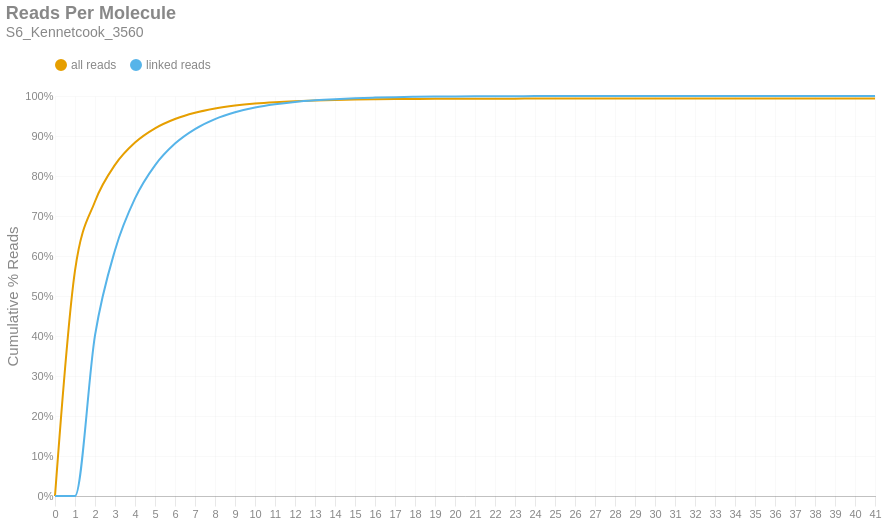

The notebook cell this image was saved under:
### Markdown cell above
### Reads per Molecule
This chart shows the cumulative distribution of the number of reads per linked molecule. That is, how many alignments are associated with a unique molecule. This excludes the number of reads associated with invalid or absent linked-read barcodes. The `linked` histogram is the percentages recalculated when disregarding singletons.

### Code cell
if SKIPLR:
    print_html(f"Skipped")
else:
    counts = np.bincount(valids['reads'].cast(pl.Int64).to_numpy())
    weighted = counts * np.arange(len(counts))
    all_perc = weighted / n_reads
    linked_perc = weighted / n_linked_reads
    linked_perc[1] = 0
    binned_df = pl.DataFrame({
        'readsper': list(range(len(counts))),
        'all reads (cumsum)': np.cumsum(all_perc).tolist(),
        'linked reads (cumsum)': np.cumsum(linked_perc).tolist(),
    })

    with SafeRender(binned_df):
        (
            density_plot(binned_df, 'Reads Per Molecule', samplename, 'readspmol')
            .encode(
                x=alt.X('readsper:O', title=None).axis(labelAngle=0).scale(padding=0),
                y=alt.Y('value:Q', title='Cumulative % Reads').axis(format='%').stack(False),
                color=alt.Color("key:N").scale(domain=["all reads", "linked reads"]),
                tooltip=[
                    alt.Tooltip("key:N", title="Data Type"),
                    alt.Tooltip("readsper:O", title="Reads Per Molecule"),
                    alt.Tooltip("value:Q", format=".2%", title="% Reads (Cum.)")
                ]            
            )
        ).display()

### Figure 1 — Vega-Lite specification as saved in the notebook (floating-point values rounded to 4 significant figures)
{"width": "container", "height": 400, "config": {"title": {"anchor": "start", "dy": -15, "fontSize": 18, "color": "#888888", "subtitleColor": "#888888", "subtitleFontSize": 14}, "arc": {"fill": "#0072B2"}, "axis": {"domainColor": "#888888", "domainWidth": 0.5, "gridWidth": 0.2, "grid": false, "titleFontWeight": 400, "titleFontSize": 15, "labelFontSize": 11, "labelColor": "#888888", "tickColor": "#888888", "tickWidth": 0.2, "titleColor": "#888888"}, "axisBand": {"grid": false}, "axisX": {"grid": true, "tickSize": 10, "domainCap": "round"}, "axisY": {"domain": false, "grid": true, "tickSize": 0, "domainCap": "round"}, "background": "transparent", "header": {"labelFontSize": 15, "labelColor": "#888888", "titleFontSize": 15, "titleFontWeight": 600, "titleColor": "#888888"}, "legend": {"labelFont": "sans-serif", "labelFontSize": 12, "labelColor": "#888888", "symbolSize": 100, "symbolType": "circle", "titleFontSize": 12, "titlePadding": 10, "titleColor": "#888888", "title": null, "orient": "top"}, "range": {"category": ["#E69F00", "#56B4E9", "#009E73", "#F0E442", "#0072B2", "#D55E00", "#CC79A7", "#000000"], "diverging": ["#cfe8f3", "#a2d4ec", "#73bfe2", "#46abdb", "#1696d2", "#12719e"]}, "area": {"fill": "#0072B2", "fillOpacity": 0.7, "line": true, "strokeOpacity": 0.7}, "line": {"color": "#0072B2", "stroke": "#0072B2", "strokeWidth": 2}, "trail": {"color": "#0072B2", "stroke": "#0072B2", "strokeWidth": 0, "size": 1}, "point": {"filled": true, "fillOpacity": 1.0, "size": 95}, "text": {"color": "#888888", "fontSize": 11, "align": "right", "fontWeight": 400, "size": 11}, "bar": {"fill": "#0072B2", "stroke": null}, "view": {"stroke": null, "continuousWidth": 660, "continuousHeight": 400}}, "data": {"name": "data-1b6ba0d1562988388e2565064cfc553f"}, "mark": {"type": "line", "interpolate": "monotone", "point": {"opacity": 0, "size": 275}}, "encoding": {"color": {"field": "key", "scale": {"domain": ["all reads", "linked reads"]}, "type": "nominal"}, "tooltip": [{"field": "key", "title": "Data Type", "type": "nominal"}, {"field": "readsper", "title": "Reads Per Molecule", "type": "ordinal"}, {"field": "value", "format": ".2%", "title": "% Reads (Cum.)", "type": "quantitative"}], "x": {"axis": {"labelAngle": 0}, "field": "readsper", "scale": {"padding": 0}, "title": null, "type": "ordinal"}, "y": {"axis": {"format": "%"}, "field": "value", "stack": false, "title": "Cumulative % Reads", "type": "quantitative"}}, "params": [{"name": "param_c36ac31b6afebe62", "select": {"type": "point", "fields": ["key"]}, "bind": "legend"}], "title": {"text": "Reads Per Molecule", "subtitle": "S6_Kennetcook_3560"}, "transform": [{"fold": ["all reads (cumsum)", "linked reads (cumsum)"]}, {"calculate": "replace(datum.key, ' (cumsum)', '')", "as": "key"}, {"filter": {"param": "param_c36ac31b6afebe62"}}], "usermeta": {"embedOptions": {"downloadFileName": "S6_Kennetcook_3560.readspmol"}}, "$schema": "https://vega.github.io/schema/vega-lite/v6.1.0.json", "datasets": {"data-1b6ba0d1562988388e2565064cfc553f": [{"readsper": 0, "all reads (cumsum)": 0.0, "linked reads (cumsum)": 0.0}, {"readsper": 1, "all reads (cumsum)": 0.5637, "linked reads (cumsum)": 0.0}, {"readsper": 2, "all reads (cumsum)": 0.7362, "linked reads (cumsum)": 0.4013}, {"readsper": 3, "all reads (cumsum)": 0.8278, "linked reads (cumsum)": 0.6144}, {"readsper": 4, "all reads (cumsum)": 0.8835, "linked reads (cumsum)": 0.7439}, {"readsper": 5, "all reads (cumsum)": 0.9191, "linked reads (cumsum)": 0.8267}, {"readsper": 6, "all reads (cumsum)": 0.9425, "linked reads (cumsum)": 0.881}, {"readsper": 7, "all reads (cumsum)": 0.9581, "linked reads (cumsum)": 0.9173}, {"readsper": 8, "all reads (cumsum)": 0.9688, "linked reads (cumsum)": 0.9422}, {"readsper": 9, "all reads (cumsum)": 0.9761, "linked reads (cumsum)": 0.9592}, {"readsper": 10, "all reads (cumsum)": 0.9812, "linked reads (cumsum)": 0.9711}, {"readsper": 11, "all reads (cumsum)": 0.9847, "linked reads (cumsum)": 0.9792}, {"readsper": 12, "all reads (cumsum)": 0.9872, "linked reads (cumsum)": 0.985}, {"readsper": 13, "all reads (cumsum)": 0.9889, "linked reads (cumsum)": 0.9891}, {"readsper": 14, "all reads (cumsum)": 0.9902, "linked reads (cumsum)": 0.9921}, {"readsper": 15, "all reads (cumsum)": 0.9912, "linked reads (cumsum)": 0.9945}, {"readsper": 16, "all reads (cumsum)": 0.9919, "linked reads (cumsum)": 0.996}, {"readsper": 17, "all reads (cumsum)": 0.9924, "linked reads (cumsum)": 0.9972}, {"readsper": 18, "all reads (cumsum)": 0.9927, "linked reads (cumsum)": 0.9979}, {"readsper": 19, "all reads (cumsum)": 0.993, "linked reads (cumsum)": 0.9985}, {"readsper": 20, "all reads (cumsum)": 0.9932, "linked reads (cumsum)": 0.9989}, {"readsper": 21, "all reads (cumsum)": 0.9933, "linked reads (cumsum)": 0.9992}, {"readsper": 22, "all reads (cumsum)": 0.9934, "linked reads (cumsum)": 0.9994}, {"readsper": 23, "all reads (cumsum)": 0.9934, "linked reads (cumsum)": 0.9996}, {"readsper": 24, "all reads (cumsum)": 0.9935, "linked reads (cumsum)": 0.9997}, {"readsper": 25, "all reads (cumsum)": 0.9935, "linked reads (cumsum)": 0.9998}, {"readsper": 26, "all reads (cumsum)": 0.9935, "linked reads (cumsum)": 0.9998}, {"readsper": 27, "all reads (cumsum)": 0.9936, "linked reads (cumsum)": 0.9999}, {"readsper": 28, "all reads (cumsum)": 0.9936, "linked reads (cumsum)": 0.9999}, {"readsper": 29, "all reads (cumsum)": 0.9936, "linked reads (cumsum)": 0.9999}, {"readsper": 30, "all reads (cumsum)": 0.9936, "linked reads (cumsum)": 0.9999}, {"readsper": 31, "all reads (cumsum)": 0.9936, "linked reads (cumsum)": 0.9999}, {"readsper": 32, "all reads (cumsum)": 0.9936, "linked reads (cumsum)": 1.0}, {"readsper": 33, "all reads (cumsum)": 0.9936, "linked reads (cumsum)": 1.0}, {"readsper": 34, "all reads (cumsum)": 0.9936, "linked reads (cumsum)": 1.0}, {"readsper": 35, "all reads (cumsum)": 0.9936, "linked reads (cumsum)": 1.0}, {"readsper": 36, "all reads (cumsum)": 0.9936, "linked reads (cumsum)": 1.0}, {"readsper": 37, "all reads (cumsum)": 0.9936, "linked reads (cumsum)": 1.0}, {"readsper": 38, "all reads (cumsum)": 0.9936, "linked reads (cumsum)": 1.0}, {"readsper": 39, "all reads (cumsum)": 0.9936, "linked reads (cumsum)": 1.0}, {"readsper": 40, "all reads (cumsum)": 0.9936, "linked reads (cumsum)": 1.0}, {"readsper": 41, "all reads (cumsum)": 0.9936, "linked reads (cumsum)": 1.0}]}}
